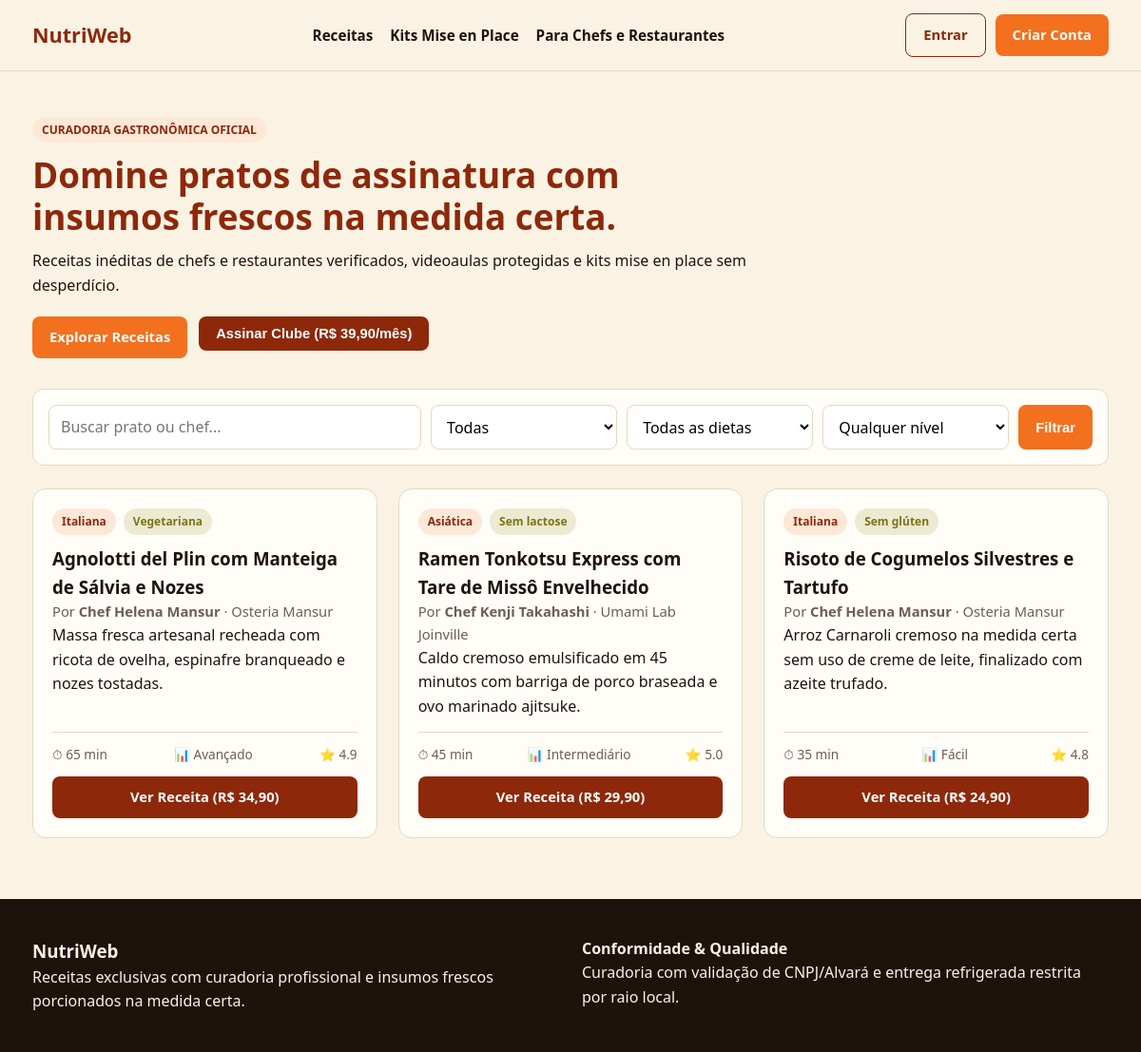
The page / on the database its author committed.
### tables this page shows
CREATE TABLE recipes (
    id INT AUTO_INCREMENT PRIMARY KEY,
    creator_id INT NOT NULL,
    title VARCHAR(160) NOT NULL,
    category ENUM('Brasileira', 'Italiana', 'Asiática', 'Vegetariana') NOT NULL,
    dietary_restriction ENUM('Todas as dietas', 'Vegetariana', 'Sem glúten', 'Sem lactose') DEFAULT 'Todas as dietas',
    difficulty ENUM('Fácil', 'Intermediário', 'Avançado') NOT NULL,
    prep_time_minutes INT NOT NULL,
    price DECIMAL(10, 2) NOT NULL DEFAULT 0.00,
    included_in_club TINYINT(1) NOT NULL DEFAULT 1,
    description TEXT NOT NULL,
    ingredients TEXT NOT NULL,
    steps TEXT NOT NULL,
    zero_waste_tip TEXT NULL,
    video_stream_token VARCHAR(120) NOT NULL,
    rating DECIMAL(2, 1) DEFAULT 5.0,
    created_at TIMESTAMP DEFAULT CURRENT_TIMESTAMP,
    FOREIGN KEY (creator_id) REFERENCES users(id) ON DELETE CASCADE
);

CREATE TABLE users (
    id INT AUTO_INCREMENT PRIMARY KEY,
    name VARCHAR(120) NOT NULL,
    email VARCHAR(150) NOT NULL UNIQUE,
    password VARCHAR(255) NOT NULL,
    role ENUM('user', 'creator', 'admin') NOT NULL DEFAULT 'user',
    city VARCHAR(100) NOT NULL DEFAULT 'Joinville, SC',
    latitude DECIMAL(10, 8) NOT NULL DEFAULT -26.30440000,
    longitude DECIMAL(11, 8) NOT NULL DEFAULT -48.84870000,
    is_subscriber TINYINT(1) NOT NULL DEFAULT 0,
    created_at TIMESTAMP DEFAULT CURRENT_TIMESTAMP
);

CREATE TABLE creator_profiles (
    id INT AUTO_INCREMENT PRIMARY KEY,
    user_id INT NOT NULL UNIQUE,
    business_name VARCHAR(150) NOT NULL,
    specialty VARCHAR(100) NOT NULL,
    cnpj VARCHAR(20) NULL,
    alvara_number VARCHAR(60) NULL,
    diploma_code VARCHAR(60) NULL,
    sanitary_terms_accepted TINYINT(1) NOT NULL DEFAULT 0,
    delivery_radius_km INT NOT NULL DEFAULT 15,
    status ENUM('pending', 'approved', 'rejected') NOT NULL DEFAULT 'pending',
    reviewed_by INT NULL,
    created_at TIMESTAMP DEFAULT CURRENT_TIMESTAMP,
    FOREIGN KEY (user_id) REFERENCES users(id) ON DELETE CASCADE
);

### app/Core/View.php (called while the page is built, shortened)
<?php
class View {
    public static function render(string $viewPath, array$data = []): void {
        extract($data);
        require __DIR__ . "/../Views/{$viewPath}.php";
        $content = ob_get_clean();
        require __DIR__ . "/../Views/layout/main.php";
    }
}

### app/Controllers/HomeController.php (called while the page is built, shortened)
<?php
class HomeController {
    public function index(): void {
        $filters = [
            'q'          => trim($_GET['q'] ?? ''),
            'category'   => $_GET['category'] ?? 'Todas',
            'diet'       => $_GET['diet'] ?? 'Todas as dietas',
            'difficulty' => $_GET['difficulty'] ?? 'Qualquer nível',
            'max_time'   => $_GET['max_time'] ?? '',
        ];
        $recipes = Recipe::filter($filters);
        View::render('pages/home', compact('recipes', 'filters'));
    }
}

### public/index.php (called while the page is built, shortened)
<?php
require_once __DIR__ . '/../app/Core/Helpers.php';
spl_autoload_register(function ($class) {
    $prefix = 'App\\';$baseDir = __DIR__ . '/../app/';
    if (strncmp($prefix, $class, strlen($prefix)) === 0) {
        $relativeClass = substr($class, strlen($prefix));$file = $baseDir . str_replace('\\', '/', $relativeClass) . '.php';
    }
});
$router = require __DIR__ . '/../routes/web.php';$uri = parse_url($_SERVER['REQUEST_URI'], PHP_URL_PATH);$router->dispatch($_SERVER['REQUEST_METHOD'],$uri);

### app/Core/Helpers.php (called while the page is built, shortened)
<?php
function e(?string $value): string {
    return htmlspecialchars((string)$value, ENT_QUOTES, 'UTF-8');
}
function current_user(): ?array {
    return $_SESSION['user'] ?? null;
}

### config/config.php (called while the page is built)
<?php
return [
    'app_name' => 'NutriWeb',
    'db_host'  => '127.0.0.1',
    'db_name'  => 'NutriWeb',
    'db_user'  => 'nutriweb_app',
    'db_pass'  => 'NutriwebSenhaAdmin#$%',
];

### app/Core/Database.php (called while the page is built, shortened)
<?php
class Database {
    private static ?PDO $instance = null;
    public static function getConnection(): PDO {
        if (self::$instance === null) {
            $config = require __DIR__ . '/../../config/config.php';$dsn = "mysql:host={$config['db_host']};dbname={$config['db_name']};charset=utf8mb4";
            try {
                self::$instance = new PDO($dsn, $config['db_user'],$config['db_pass'], [
                    PDO::ATTR_ERRMODE            => PDO::ERRMODE_EXCEPTION,
                    PDO::ATTR_DEFAULT_FETCH_MODE => PDO::FETCH_ASSOC,
                ]);
            } catch (PDOException $e) {
                die("Erro ao conectar ao banco de dados: " . $e->getMessage());
            }
        }
        return self::$instance;
    }
}

### app/Models/Recipe.php (called while the page is built, shortened)
<?php
class Recipe {
    public static function filter(array $filters): array {$sql = "
            SELECT r.*, u.name AS chef_name, cp.business_name
            FROM recipes r
            JOIN users u ON u.id = r.creator_id
            LEFT JOIN creator_profiles cp ON cp.user_id = u.id
            WHERE 1=1
        ";
        $params = [];
        $sql .= " ORDER BY r.created_at DESC";
        $stmt = Database::getConnection()->prepare($sql);
        $stmt->execute($params);
        return $stmt->fetchAll();
    }
}

### app/Views/pages/home.php (the view)
<?php $user = current_user(); ?>
<section class="hero">
    <div>
        <span class="badge badge-exclusive">CURADORIA GASTRONÔMICA OFICIAL</span>
        <h1>Domine pratos de assinatura com insumos frescos na medida certa.</h1>
        <p>Receitas inéditas de chefs e restaurantes verificados, videoaulas protegidas e kits mise en place sem desperdício.</p>
        <div class="hero-actions">
            <a href="#catalogo" class="btn btn-primary">Explorar Receitas</a>
            <?php if (!$user || !$user['is_subscriber']): ?>
                <form method="POST" action="/assinar-clube" style="display:inline;">
                    <button type="submit" class="btn btn-terracotta">Assinar Clube (R$ 39,90/mês)</button>
                </form>
            <?php endif; ?>
        </div>
    </div>
</section>
<section id="catalogo" class="filter-bar">
    <form method="GET" action="/" class="filter-grid">
        <input type="text" name="q" value="<?= e($filters['q']) ?>" placeholder="Buscar prato ou chef...">
        <select name="category">
            <?php foreach (['Todas', 'Brasileira', 'Italiana', 'Asiática', 'Vegetariana'] as $cat): ?>
                <option value="<?= $cat ?>" <?= $filters['category'] === $cat ? 'selected' : '' ?>><?= $cat ?></option>
            <?php endforeach; ?>
        </select>
        <select name="diet">
            <?php foreach (['Todas as dietas', 'Vegetariana', 'Sem glúten', 'Sem lactose'] as $diet): ?>
                <option value="<?= $diet ?>" <?= $filters['diet'] === $diet ? 'selected' : '' ?>><?= $diet ?></option>
            <?php endforeach; ?>
        </select>
        <select name="difficulty">
            <?php foreach (['Qualquer nível', 'Fácil', 'Intermediário', 'Avançado'] as $dif): ?>
                <option value="<?= $dif ?>" <?= $filters['difficulty'] === $dif ? 'selected' : '' ?>><?= $dif ?></option>
            <?php endforeach; ?>
        </select>
        <button type="submit" class="btn btn-primary">Filtrar</button>
    </form>
</section>
<section class="grid-cards">
    <?php foreach ($recipes as $r): ?>
        <article class="card">
            <div>
                <div class="card-meta">
                    <span class="badge badge-exclusive"><?= e($r['category']) ?></span>
                    <span class="badge badge-sanitary"><?= e($r['dietary_restriction']) ?></span>
                </div>
                <h3><?= e($r['title']) ?></h3>
                <p class="muted">Por <strong><?= e($r['chef_name']) ?></strong> · <?= e($r['business_name'] ?? 'Chef Verificado') ?></p>
                <p><?= e($r['description']) ?></p>
            </div>
            <div class="card-footer">
                <div class="specs">
                    <span>⏱ <?= (int)$r['prep_time_minutes'] ?> min</span>
                    <span>📊 <?= e($r['difficulty']) ?></span>
                    <span>⭐ <?= e((string)$r['rating']) ?></span>
                </div>
                <a href="/receita/<?= (int)$r['id'] ?>" class="btn btn-terracotta">
                    Ver Receita (R$ <?= number_format((float)$r['price'], 2, ',', '.') ?>)
                </a>
            </div>
        </article>
    <?php endforeach; ?>
</section>

### app/Core/Router.php (shortened to what this page needs)
<?php
class Router {
    private array $routes = [];
    public function get(string $path, array $handler): void {$this->routes['GET'][$path] =$handler;
    }
    public function post(string $path, array $handler): void {$this->routes['POST'][$path] =$handler;
    }
    public function dispatch(string $method, string$uri): void {
        $uri = rtrim($uri, '/') ?: '/';
        foreach ($this->routes[$method] ?? [] as$route => $handler) {$pattern = preg_replace('/\{([a-zA-Z0-9_]+)\}/', '([0-9]+)', $route);$pattern = '#^' . $pattern . '$#';
            if (preg_match($pattern, $uri,$matches)) {
                array_shift($matches);
                [$controllerClass, $action] =$handler;
                $controller = new$controllerClass();
                call_user_func_array([$controller, $action], array_map('intval',$matches));
                return;
            }
        }
    }
}

### app/Views/layout/main.php (shortened to what this page needs)
<?php $user = current_user(); $flash = get_flash(); ?>
<!DOCTYPE html>
<html lang="pt-BR">
<head>
    <link rel="stylesheet" href="/assets/css/app.css">
</head>
<body>
    <header class="navbar">
        <div class="container">
            <a href="/" class="brand">
                <span>NutriWeb</span>
            </a>
            <nav class="nav-links">
                <a href="/">Receitas</a>
                <a href="/kits">Kits Mise en Place</a>
                <a href="/quero-ser-criador">Para Chefs e Restaurantes</a>
            </nav>
            <div class="nav-actions">
                <?php if ($user): ?>
                    <span class="user-pill"><?= e($user['name']) ?> <?= $user['is_subscriber'] ? '★ Clube' : '' ?></span>
                    <a href="/logout" class="btn btn-outline">Sair</a>
                <?php else: ?>
                    <a href="/login" class="btn btn-outline">Entrar</a>
                    <a href="/register" class="btn btn-primary">Criar Conta</a>
                <?php endif; ?>
            </div>
        </div>
    </header>
    <main class="container">
        <?= $content ?>
    </main>
    <footer>
        <div class="container footer-grid">
            <div>
                <h3>NutriWeb</h3>
                <p>Receitas exclusivas com curadoria profissional e insumos frescos porcionados na medida certa.</p>
            </div>
            <div>
                <strong>Conformidade & Qualidade</strong>
                <p>Curadoria com validação de CNPJ/Alvará e entrega refrigerada restrita por raio local.</p>
            </div>
        </div>
    </footer>
</body>
</html>

### public/assets/css/app.css (style rules this page uses)
:root { --bg-cream: #FAF3E3; --bg-card: #FFFDF8; --terracotta: #8E280B; --terracotta-dark: #681B06; --orange-cta: #F3701E; --olive: #7D7317; --espresso: #1E130C; --text-muted: #6E5D52; --border-soft: #E6D8C3; }
* { box-sizing: border-box; margin: 0; padding: 0; }
body { font-family: system-ui, -apple-system, sans-serif; background: var(--bg-cream); color: var(--espresso); line-height: 1.6; }
.container { max-width: 1180px; margin: 0 auto; padding: 0 24px; }
.navbar { background: var(--bg-cream); border-bottom: 1px solid var(--border-soft); padding: 14px 0; position: sticky; top: 0; z-index: 50; }
.navbar .container { display: flex; justify-content: space-between; align-items: center; gap: 16px; flex-wrap: wrap; }
.brand { display: flex; align-items: center; gap: 10px; text-decoration: none; color: var(--terracotta); font-weight: 800; font-size: 1.35rem; }
.nav-links { display: flex; align-items: center; gap: 18px; }
.nav-links a { text-decoration: none; color: var(--espresso); font-weight: 600; font-size: 0.95rem; }
.nav-actions { display: flex; align-items: center; gap: 10px; }
.btn { display: inline-flex; align-items: center; justify-content: center; padding: 10px 18px; border-radius: 8px; font-weight: 600; text-decoration: none; border: none; cursor: pointer; font-size: 0.92rem; }
.btn-primary { background: var(--orange-cta); color: #fff; }
.btn-terracotta { background: var(--terracotta); color: #fff; }
.btn-outline { background: transparent; border: 1.5px solid var(--terracotta); color: var(--terracotta); }
.hero { padding: 48px 0 32px; max-width: 780px; }
.hero h1 { font-size: 2.3rem; line-height: 1.2; margin: 12px 0; color: var(--terracotta); }
.hero-actions { display: flex; gap: 12px; margin-top: 20px; flex-wrap: wrap; }
.filter-bar { background: var(--bg-card); border: 1px solid var(--border-soft); padding: 16px; border-radius: 12px; margin-bottom: 24px; }
.filter-grid { display: grid; grid-template-columns: 2fr 1fr 1fr 1fr auto; gap: 10px; }
input, select, textarea { width: 100%; padding: 10px 12px; border: 1px solid var(--border-soft); border-radius: 8px; background: #fff; font: inherit; }
.grid-cards { display: grid; grid-template-columns: repeat(auto-fill, minmax(310px, 1fr)); gap: 22px; margin-top: 20px; }
.card { background: var(--bg-card); border: 1px solid var(--border-soft); border-radius: 14px; padding: 20px; display: flex; flex-direction: column; justify-content: space-between; gap: 14px; }
.card-meta { display: flex; gap: 8px; flex-wrap: wrap; margin-bottom: 10px; }
.card-footer { display: flex; flex-direction: column; gap: 12px; border-top: 1px solid var(--border-soft); padding-top: 12px; }
.specs { display: flex; justify-content: space-between; font-size: 0.85rem; color: var(--text-muted); }
.badge { display: inline-block; padding: 4px 10px; border-radius: 999px; font-size: 0.75rem; font-weight: 700; }
.badge-exclusive { background: #FDE8D7; color: var(--terracotta); }
.badge-sanitary { background: #ECEAD1; color: var(--olive); }
.muted { color: var(--text-muted); font-size: 0.92rem; }
footer { background: var(--espresso); color: #FAF3E3; padding: 40px 0; margin-top: 64px; }
.footer-grid { display: grid; grid-template-columns: 1fr 1fr; gap: 24px; }

### rows shown on the page
recipes: category "Italiana", dietary_restriction "Vegetariana", title "Agnolotti del Plin com Manteiga de Sálvia e Nozes", creator.name "Chef Helena Mansur", creator_profiles.business_name "Osteria Mansur", description "Massa fresca artesanal recheada com ricota de ovelha, espinafre branqueado e nozes tostadas.", prep_time_minutes "65", difficulty "Avançado", rating "4.9", price "34,90"
recipes: category "Asiática", dietary_restriction "Sem lactose", title "Ramen Tonkotsu Express com Tare de Missô Envelhecido", creator.name "Chef Kenji Takahashi", creator_profiles.business_name "Umami Lab Joinville", description "Caldo cremoso emulsificado em 45 minutos com barriga de porco braseada e ovo marinado ajitsuke.", prep_time_minutes "45", difficulty "Intermediário", rating "5.0", price "29,90"
recipes: category "Italiana", dietary_restriction "Sem glúten", title "Risoto de Cogumelos Silvestres e Tartufo", creator.name "Chef Helena Mansur", creator_profiles.business_name "Osteria Mansur", description "Arroz Carnaroli cremoso na medida certa sem uso de creme de leite, finalizado com azeite trufado.", prep_time_minutes "35", difficulty "Fácil", rating "4.8", price "24,90"

### other values the page prints
form field category "Todas"
form field diet "Todas as dietas"
form field difficulty "Qualquer nível"
